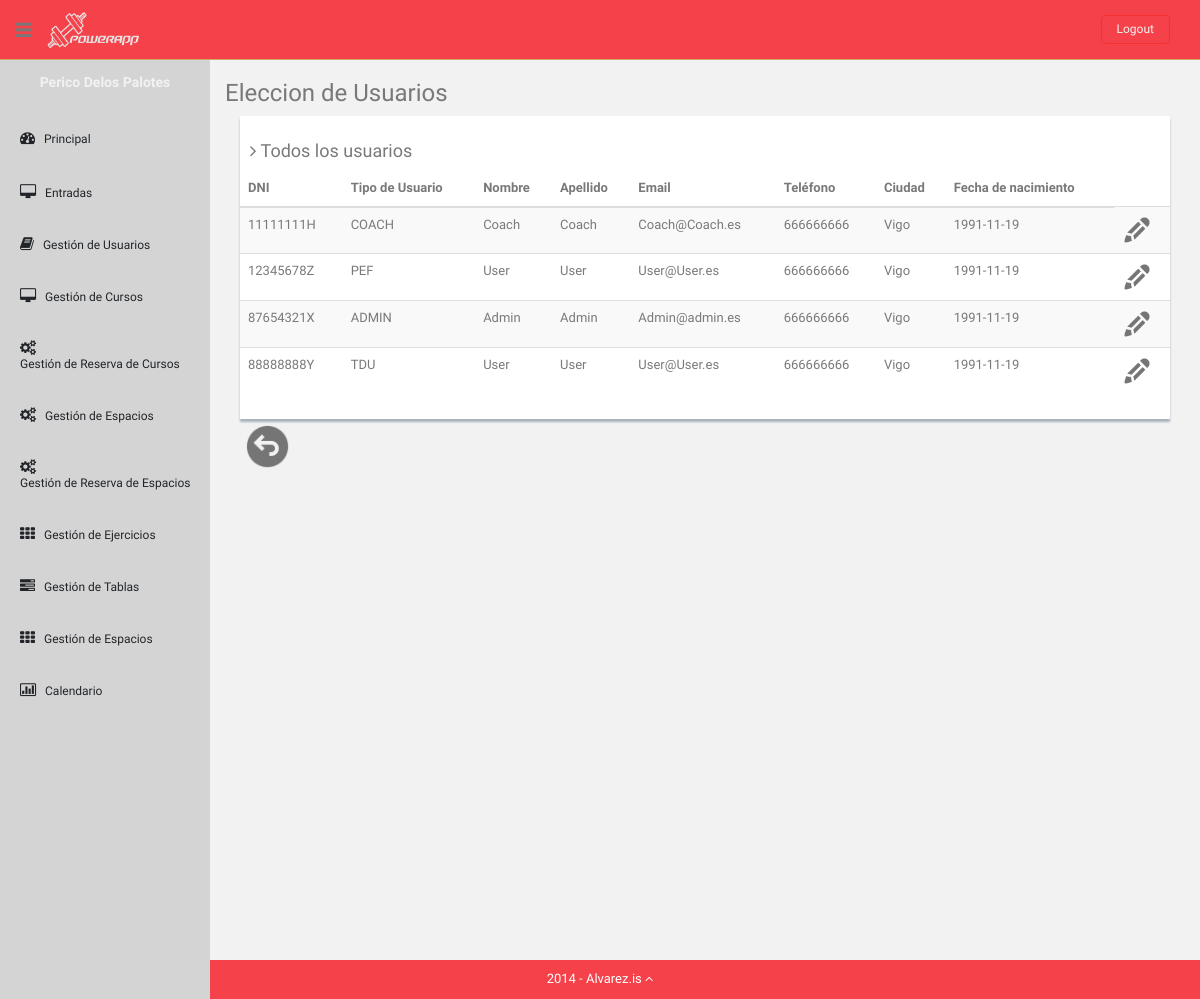
Before: /Controllers/CheckInShowUsersController.php (signed in) with the older database file.
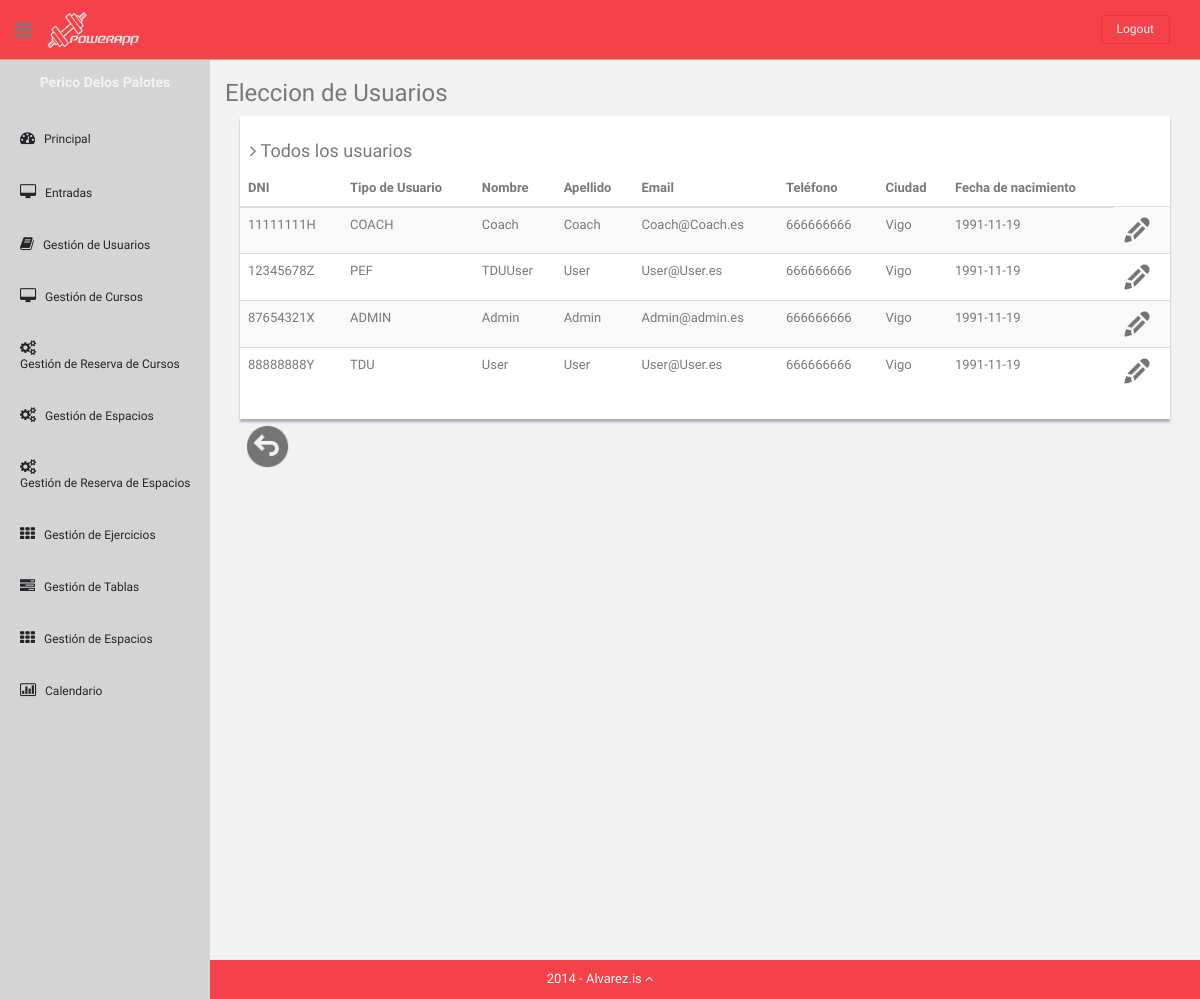
After: the same page with the newer database file.
### tables this page shows
CREATE TABLE UsersGym (
    DNI varchar(9) NOT NULL,
    UserType ENUM('ADMIN', 'COACH', 'TDU', 'PEF') NOT NULL,
    PasswordHash char(32) NOT NULL,
    FirstName varchar(50) NOT NULL,
    LastName varchar(80),
    Email varchar(255),
    Telephone int(9),
    City varchar(255),
	Birthdate date,

    PRIMARY KEY (DNI)
);

### Models/User.php (called while the page is built, shortened)
<?php
class User
{
	private $DNI;
    private $UserType;
    private $FirstName;
    private $LastName;
    private $Email;
    private $Telephone;
    private $City;
    private $Birthdate;
    public function __construct($DNI)
    {
        $this->DNI = $DNI;
    }
    public function loadDataAssoc($dataArray)
    {
        $this->UserType = $dataArray['UserType'];
        $this->FirstName = $dataArray['FirstName'];
        $this->LastName = $dataArray['LastName'];
        $this->Email = $dataArray['Email'];
        $this->Telephone = $dataArray['Telephone'];
        $this->City = $dataArray['City'];
        $this->Birthdate = $dataArray['Birthdate'];
    }
    public function getDNI()
    {
        return $this->DNI;
    }
    public function getUserType()
    {
        return $this->UserType;
    }
    public function getFirstName()
    {
        return $this->FirstName;
    }
    public function getLastName()
    {
        return $this->LastName;
    }
    public function getEmail()
    {
        return $this->Email;
    }
    public function getTelephone()
    {
        return $this->Telephone;
    }
    public function getCity()
    {
        return $this->City;
    }
    public function getBirthdate()
    {
        return $this->Birthdate;
    }
}
 ?>

### Models/UsersModel.php (called while the page is built, shortened)
<?php
class UserDAO
{
    private $DBLink;
    private $serverName ="localhost";
    private $userName = "admin";
    private $passWord = "admin";
    private $DBName = "powerAppDB";
	function __construct(){
	    $this->DBLink =  new mysqli($this->serverName,$this->userName,$this->passWord,$this->DBName);
    }
    function getAll(){
        $statement = $this->DBLink->prepare("SELECT * FROM UsersGym");
        if(!$statement->execute()) {
            return "Falló la ejecución: (" . $statement->errno . ") " . $statement->error;
        }else{
            $result = $statement->get_result();
            return "ok";
        }
    }
}
?>

### Views/SelectedUserToCheckInView.php (the view, shortened to what this page needs)
<?php
class SelectedUserToCheckInView
{
    var $users;
    function __construct($users){
        $this->users = $users;
        $this->render();
    }
    function render(){
        ?>
        <h3>Eleccion de Usuarios</h3>
        <div class="col-md-12">
            <div class="content-panel">
                <h4><i class="fa fa-angle-right"></i> Todos los usuarios</h4>
                <table class="table table-striped table-advance table-hover">
                    <thead>
                    <tr>
                        <th class="hidden-phone">DNI</th>
                        <th class="hidden-phone">Tipo de Usuario</th>
                        <th class="hidden-phone">Nombre</th>
                        <th class="hidden-phone">Apellido</th>
                        <th class="hidden-phone">Email</th>
                        <th class="hidden-phone">Teléfono</th>
                        <th class="hidden-phone">Ciudad</th>
                        <th class="hidden-phone">Fecha de nacimiento</th>
                    </tr>
                    </thead>
                    <tbody>
                    <?php      foreach ($this->users as $user){ ?>
                        <tr>
                        <td><?php  echo $user->getDNI(); ?></td>
                        <td><?php  echo $user->getUserType(); ?></td>
                        <td><?php  echo $user->getFirstName(); ?></td>
                        <td><?php  echo $user->getLastName(); ?></td>
                        <td><?php  echo $user->getEmail(); ?></td>
                        <td><?php  echo $user->getTelephone(); ?></td>
                        <td><?php  echo $user->getCity(); ?></td>
                        <td><?php  echo $user->getBirthdate(); ?></td>
                        <td><?php  echo '<a href="../Controllers/UserActionController.php?DNI='.$user->getDNI().'&action=CHECKIN">
                                        <img src="../Templates/img2/edit.png" style="width:30px;height:30px;" title="Editar"></a>'; ?></td>
                        </tr><?php
                    }
                    ?>
                    </tbody>
                </table>
            </div>
        </div>
        <div id="showback">
            <?php
            echo '<a class="submit" href="../Controllers/CheckInShowAllController.php?number=10"><img src="../Templates/img2/atras.png" style="width:45px;heigh:45px;" title="Atrás"></a>';
            ?>
        </div> <?php
    }
}

Changed rows visible on the page:
changed usersgym "PEF": FirstName "User" → "TDUUser"
